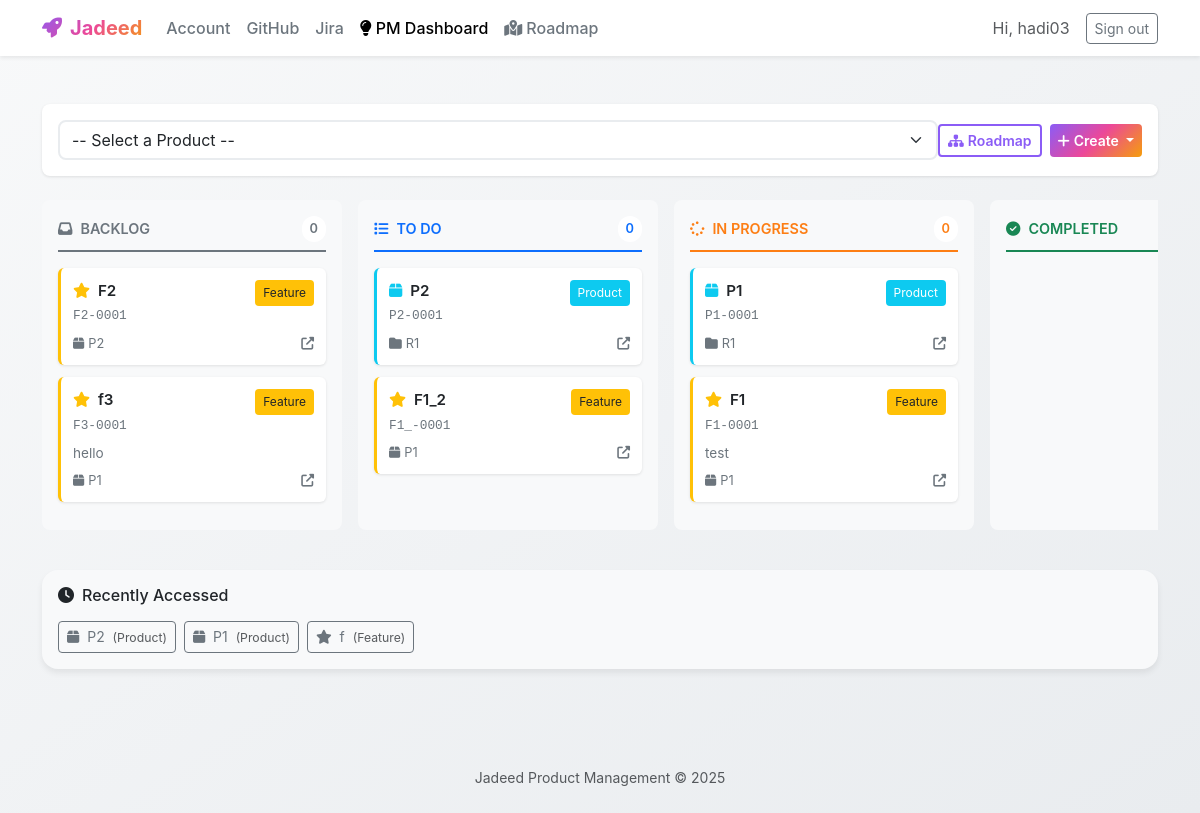
The app's page /product-management/ (signed in), older data.
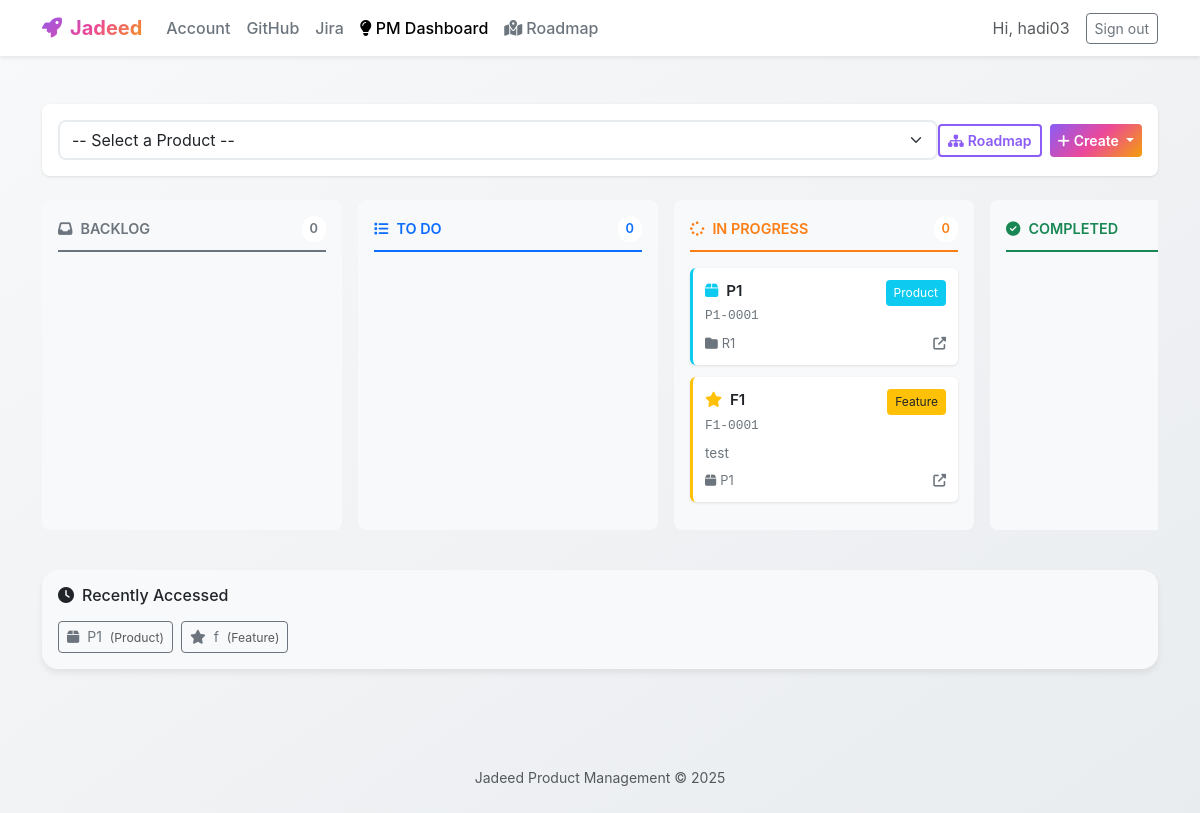
The same page, newer data.
### product_management/models.py (models this page shows, shortened)
class Feature(models.Model):
    workflow_step = models.OneToOneField(
        WorkflowStep,
        on_delete=models.CASCADE,
        related_name='feature_details'
    )
    user_story = models.TextField(blank=True)
    acceptance_criteria = models.TextField(blank=True)
    priority = models.CharField(
        max_length=20,
        choices=[
            ('critical', 'Critical'),
            ('high', 'High'),
            ('medium', 'Medium'),
            ('low', 'Low'),
        ],
        default='medium'
    )
    class Meta:
        verbose_name = "Feature"
        verbose_name_plural = "Features"

class WorkflowStep(models.Model):
    STEP_CHOICES = [
        ('vision', 'Vision'),
        ('initiative', 'Initiative'),
        ('portfolio', 'Portfolio'),
        ('product', 'Product'),
        ('feature', 'Feature'),
    ]
    STATUS_CHOICES = [
        ('backlog', 'Backlog'),
        ('todo', 'To Do'),
        ('in_progress', 'In Progress'),
        ('completed', 'Completed'),
    ]
    project = models.ForeignKey(Project, on_delete=models.CASCADE, related_name='workflow_steps', null=True, blank=True)
    user = models.ForeignKey('auth.User', on_delete=models.CASCADE, related_name='workflow_steps', null=True, blank=True)
    step_type = models.CharField(max_length=20, choices=STEP_CHOICES)
    title = models.CharField(max_length=255)
    description = models.TextField(blank=True)
    reference_id = models.CharField(max_length=20, unique=True, blank=True, null=True)
    parent_step = models.ForeignKey(
        'self',
        on_delete=models.CASCADE,
        null=True,
        blank=True,
        related_name='child_steps'
    )
    conversation_history = models.JSONField(default=list, blank=True)
    readme_content = models.TextField(blank=True)
    readme_generated_at = models.DateTimeField(null=True, blank=True)
    status = models.CharField(max_length=20, choices=STATUS_CHOICES, default='backlog')
    is_completed = models.BooleanField(default=False)
    created_at = models.DateTimeField(auto_now_add=True)
    updated_at = models.DateTimeField(auto_now=True)
    class Meta:
        verbose_name = "Workflow Step"
        verbose_name_plural = "Workflow Steps"
        ordering = ['step_type', '-created_at']
        indexes = [
            models.Index(fields=['project', 'step_type']),
            models.Index(fields=['parent_step']),
        ]

class Product(models.Model):
    workflow_step = models.OneToOneField(
        WorkflowStep,
        on_delete=models.CASCADE,
        related_name='product_details'
    )
    value_proposition = models.TextField(blank=True)
    user_personas = models.TextField(blank=True)
    market_analysis = models.TextField(blank=True)
    class Meta:
        verbose_name = "Product"
        verbose_name_plural = "Products"

class Project(models.Model):
    name = models.CharField(max_length=255)
    description = models.TextField(blank=True)
    user = models.ForeignKey(User, on_delete=models.CASCADE, related_name='pm_projects')
    github_repository = models.ForeignKey(
        GitHubRepository,
        on_delete=models.SET_NULL,
        null=True,
        blank=True,
        related_name='pm_projects'
    )
    created_at = models.DateTimeField(auto_now_add=True)
    updated_at = models.DateTimeField(auto_now=True)
    class Meta:
        verbose_name = "Project"
        verbose_name_plural = "Projects"
        ordering = ['-created_at']

class RecentItem(models.Model):
    ITEM_TYPE_CHOICES = [
        ('product', 'Product'),
        ('feature', 'Feature'),
        ('project', 'Project'),
        ('workflow', 'Workflow Step'),
    ]
    user = models.ForeignKey(User, on_delete=models.CASCADE, related_name='recent_items')
    item_type = models.CharField(max_length=20, choices=ITEM_TYPE_CHOICES)
    item_id = models.PositiveIntegerField()
    item_title = models.CharField(max_length=255)
    item_url = models.CharField(max_length=500)
    accessed_at = models.DateTimeField(auto_now=True)
    class Meta:
        verbose_name = "Recent Item"
        verbose_name_plural = "Recent Items"
        ordering = ['-accessed_at']
        indexes = [
            models.Index(fields=['user', '-accessed_at']),
        ]
        unique_together = ['user', 'item_type', 'item_id']

### product_management/views.py (the view)
# urls.py: path("", views.index, name="index"),
@login_required
def index(request):
    projects = Project.objects.filter(user=request.user)
    products_query = Product.objects.filter(
        Q(workflow_step__project__user=request.user) | Q(workflow_step__user=request.user)
    ).select_related('workflow_step', 'workflow_step__project').distinct()
    features_query = Feature.objects.filter(
        Q(workflow_step__project__user=request.user) | Q(workflow_step__user=request.user)
    ).select_related('workflow_step', 'workflow_step__project', 'workflow_step__parent_step').distinct()
    items_by_status = {
        'backlog': {'products': [], 'features': []},
        'todo': {'products': [], 'features': []},
        'in_progress': {'products': [], 'features': []},
        'completed': {'products': [], 'features': []},
    }
    for product in products_query:
        status = product.workflow_step.status
        items_by_status[status]['products'].append(product)
    for feature in features_query:
        status = feature.workflow_step.status
        items_by_status[status]['features'].append(feature)
    recent_items = RecentItem.objects.filter(user=request.user)[:5]
    try:
        github_connection = request.user.github_connection
        has_github = True
    except GitHubConnection.DoesNotExist:
        github_connection = None
        has_github = False
    context = {
        'projects': projects,
        'items_by_status': items_by_status,
        'recent_items': recent_items,
        'has_github': has_github,
    }
    return render(request, 'product_management/index.html', context)

### product_management/templates/product_management/index.html (shortened to what the changed rows need)
{% extends 'product_management/base.html' %}
{% block content %}
<div class="kanban-board">
    <div class="kanban-column backlog" data-status="backlog">
        <div class="kanban-items" data-status="backlog">
            {% for feature in items_by_status.backlog.features %}
            <div class="kanban-card feature" draggable="true" data-id="{{ feature.workflow_step.id }}" data-type="feature">
                <div class="kanban-card-header">
                    <div class="flex-grow-1">
                        <div class="kanban-card-title">
                            <i class="fas fa-star me-1 text-warning"></i>
                            {{ feature.workflow_step.title }}
                        </div>
                        {% if feature.workflow_step.reference_id %}
                        <div class="kanban-card-ref">{{ feature.workflow_step.reference_id }}</div>
                        {% endif %}
                    </div>
                    <span class="kanban-card-badge bg-warning text-dark">Feature</span>
                </div>
                {% if feature.workflow_step.description %}
                <div class="kanban-card-description">{{ feature.workflow_step.description }}</div>
                {% endif %}
                <div class="kanban-card-footer">
                    <span>
                        {% if feature.workflow_step.parent_step %}
                        <i class="fas fa-box me-1"></i>{{ feature.workflow_step.parent_step.title }}
                        {% endif %}
                    </span>
                    <div class="kanban-card-actions">
                        <a href="{% url 'product_management:feature_steps' feature.workflow_step.id %}" title="Open">
                            <i class="fas fa-external-link-alt"></i>
                        </a>
                    </div>
                </div>
            </div>
            {% endfor %}
        </div>
    </div>
    <div class="kanban-column todo" data-status="todo">
        <div class="kanban-items" data-status="todo">
            {% for product in items_by_status.todo.products %}
            <div class="kanban-card product" draggable="true" data-id="{{ product.workflow_step.id }}" data-type="product">
                <div class="kanban-card-header">
                    <div class="flex-grow-1">
                        <div class="kanban-card-title">
                            <i class="fas fa-box me-1 text-info"></i>
                            {{ product.workflow_step.title }}
                        </div>
                        {% if product.workflow_step.reference_id %}
                        <div class="kanban-card-ref">{{ product.workflow_step.reference_id }}</div>
                        {% endif %}
                    </div>
                    <span class="kanban-card-badge bg-info text-white">Product</span>
                </div>
                <div class="kanban-card-footer">
                    <span>
                        {% if product.workflow_step.project %}
                        <i class="fas fa-folder me-1"></i>{{ product.workflow_step.project.name }}
                        {% endif %}
                    </span>
                    <div class="kanban-card-actions">
                        <a href="{% url 'product_management:product_steps' product.workflow_step.id %}" title="Open">
                            <i class="fas fa-external-link-alt"></i>
                        </a>
                    </div>
                </div>
            </div>
            {% endfor %}
            {% for feature in items_by_status.todo.features %}
            <div class="kanban-card feature" draggable="true" data-id="{{ feature.workflow_step.id }}" data-type="feature">
                <div class="kanban-card-header">
                    <div class="flex-grow-1">
                        <div class="kanban-card-title">
                            <i class="fas fa-star me-1 text-warning"></i>
                            {{ feature.workflow_step.title }}
                        </div>
                        {% if feature.workflow_step.reference_id %}
                        <div class="kanban-card-ref">{{ feature.workflow_step.reference_id }}</div>
                        {% endif %}
                    </div>
                    <span class="kanban-card-badge bg-warning text-dark">Feature</span>
                </div>
                <div class="kanban-card-footer">
                    <span>
                        {% if feature.workflow_step.parent_step %}
                        <i class="fas fa-box me-1"></i>{{ feature.workflow_step.parent_step.title }}
                        {% endif %}
                    </span>
                    <div class="kanban-card-actions">
                        <a href="{% url 'product_management:feature_steps' feature.workflow_step.id %}" title="Open">
                            <i class="fas fa-external-link-alt"></i>
                        </a>
                    </div>
                </div>
            </div>
            {% endfor %}
        </div>
    </div>
    <div class="kanban-column in-progress" data-status="in_progress">
        <div class="kanban-items" data-status="in_progress">
            {% for product in items_by_status.in_progress.products %}
            <div class="kanban-card product" draggable="true" data-id="{{ product.workflow_step.id }}" data-type="product">
                <div class="kanban-card-header">
                    <div class="flex-grow-1">
                        <div class="kanban-card-title">
                            <i class="fas fa-box me-1 text-info"></i>
                            {{ product.workflow_step.title }}
                        </div>
                        {% if product.workflow_step.reference_id %}
                        <div class="kanban-card-ref">{{ product.workflow_step.reference_id }}</div>
                        {% endif %}
                    </div>
                    <span class="kanban-card-badge bg-info text-white">Product</span>
                </div>
                <div class="kanban-card-footer">
                    <span>
                        {% if product.workflow_step.project %}
                        <i class="fas fa-folder me-1"></i>{{ product.workflow_step.project.name }}
                        {% endif %}
                    </span>
                    <div class="kanban-card-actions">
                        <a href="{% url 'product_management:product_steps' product.workflow_step.id %}" title="Open">
                            <i class="fas fa-external-link-alt"></i>
                        </a>
                    </div>
                </div>
            </div>
            {% endfor %}
            {% for feature in items_by_status.in_progress.features %}
            <div class="kanban-card feature" draggable="true" data-id="{{ feature.workflow_step.id }}" data-type="feature">
                <div class="kanban-card-header">
                    <div class="flex-grow-1">
                        <div class="kanban-card-title">
                            <i class="fas fa-star me-1 text-warning"></i>
                            {{ feature.workflow_step.title }}
                        </div>
                        {% if feature.workflow_step.reference_id %}
                        <div class="kanban-card-ref">{{ feature.workflow_step.reference_id }}</div>
                        {% endif %}
                    </div>
                    <span class="kanban-card-badge bg-warning text-dark">Feature</span>
                </div>
                {% if feature.workflow_step.description %}
                <div class="kanban-card-description">{{ feature.workflow_step.description }}</div>
                {% endif %}
                <div class="kanban-card-footer">
                    <span>
                        {% if feature.workflow_step.parent_step %}
                        <i class="fas fa-box me-1"></i>{{ feature.workflow_step.parent_step.title }}
                        {% endif %}
                    </span>
                    <div class="kanban-card-actions">
                        <a href="{% url 'product_management:feature_steps' feature.workflow_step.id %}" title="Open">
                            <i class="fas fa-external-link-alt"></i>
                        </a>
                    </div>
                </div>
            </div>
            {% endfor %}
        </div>
    </div>
</div>
{% if recent_items %}
<div class="row mt-4">
    <div class="col-12">
        <div class="card bg-light">
            <div class="card-body py-3">
                <div class="d-flex flex-wrap gap-2">
                    {% for item in recent_items %}
                    <a href="{{ item.item_url }}" class="btn btn-sm btn-outline-secondary" data-recent-item="{{ item.item_type }}" data-recent-id="{{ item.item_id }}">
                        {% if item.item_type == 'product' %}
                            <i class="fas fa-box me-1"></i>
                        {% elif item.item_type == 'feature' %}
                            <i class="fas fa-star me-1"></i>
                        {% elif item.item_type == 'project' %}
                            <i class="fas fa-folder me-1"></i>
                        {% else %}
                            <i class="fas fa-circle me-1"></i>
                        {% endif %}
                        {{ item.item_title }}
                        <small class="text-muted ms-1">({{ item.get_item_type_display }})</small>
                    </a>
                    {% endfor %}
                </div>
            </div>
        </div>
    </div>
</div>
{% endif %}
{% endblock %}

Row changes from the older to the newer data that the page shows:
removed Feature: workflow_step "F2", workflow_step.reference_id "F2-0001", workflow_step.parent_step "P2"
removed Feature: workflow_step "f3", workflow_step.reference_id "F3-0001", workflow_step.description "hello", workflow_step.parent_step "P1"
removed Product: workflow_step "P2", workflow_step.reference_id "P2-0001", workflow_step.project.name "R1"
removed Feature: workflow_step "F1_2", workflow_step.reference_id "F1_-0001", workflow_step.parent_step "P1"
removed RecentItem: item_title "P2", item_type "Product"
